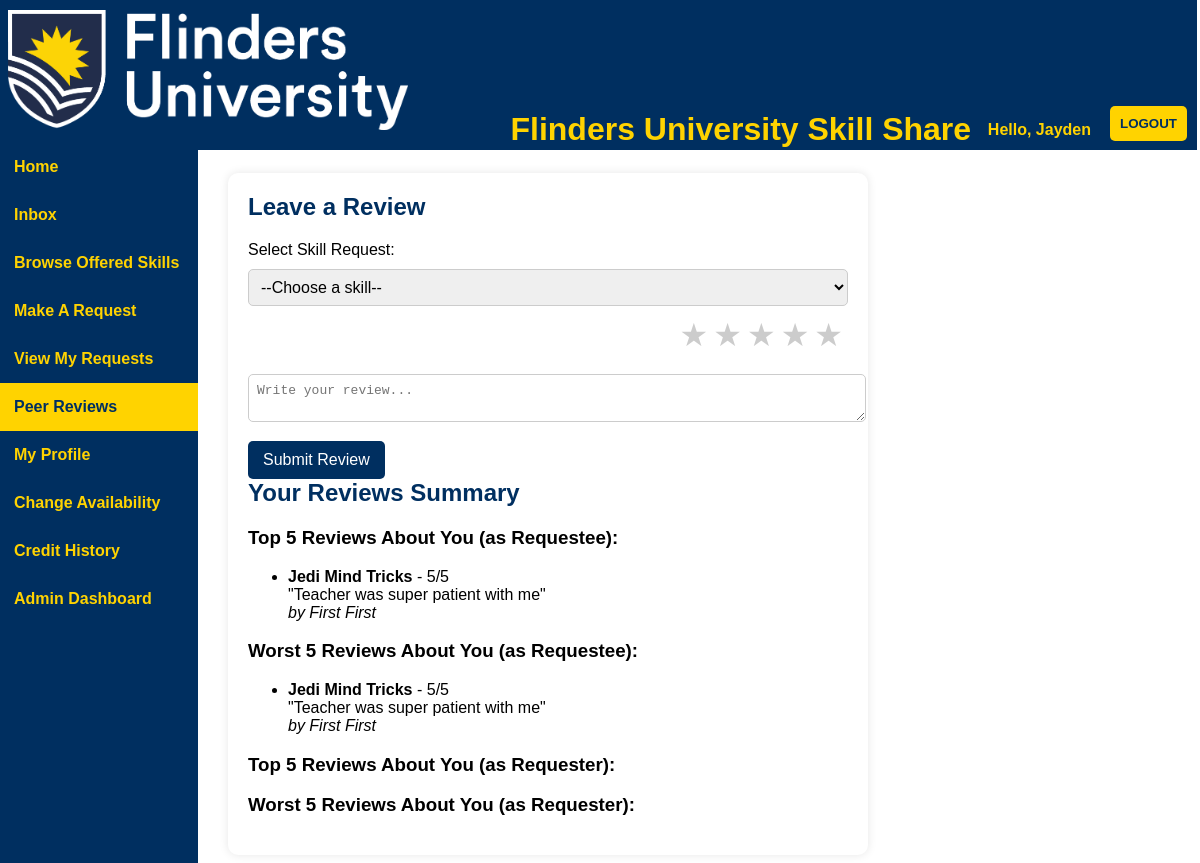
Screenshot of /Webpages/PeerFeedback.php (signed in) with the database file from the repository.
### tables this page shows
CREATE TABLE `userdata`
(
    `id`             int(11) PRIMARY KEY AUTO_INCREMENT,
    `email`          varchar(45)          NOT NULL,
    `firstName`      varchar(80)          NOT NULL,
    `lastName`       varchar(80)          NOT NULL,
    `password`       varchar(255)         NOT NULL,
    `imageName`      varchar(255)         NOT NULL DEFAULT 'default-avatar.jpg',
    `imagePath`      varchar(255)         NOT NULL DEFAULT '../userProfilePictures/default-avatar.jpg',
    `academicYear`   tinyint(3)           NOT NULL DEFAULT 1,
    `credits`        smallint(4) UNSIGNED NOT NULL DEFAULT 10,
    `college`        varchar(60)          NOT NULL DEFAULT '',
    `bio`            varchar(255)         NOT NULL DEFAULT '',
    `availability`   varchar(255)                  DEFAULT NULL,
    `last_active`    date                          DEFAULT '2025-01-01',
    `Suspended`      tinyint(1)           NOT NULL DEFAULT 0,
    `suspendedUntil` date                          DEFAULT NULL,
    `Deleted`        tinyint(1)           NOT NULL DEFAULT 0,
    `admin`          tinyint(1)           NOT NULL DEFAULT 0
) AUTO_INCREMENT = 9;

CREATE TABLE `reviews`
(
    `id`      int(45)     NOT NULL,
    `user`    varchar(45) NOT NULL,
    `product` varchar(45) NOT NULL,
    `rating`  int(45)     NOT NULL,
    `review`  varchar(45) NOT NULL
);

CREATE TABLE `requestbox`
(
    `id`                 int(45) PRIMARY KEY AUTO_INCREMENT,
    `skillName`          varchar(255) NOT NULL,
    `message`            varchar(255) NOT NULL,
    `credits`            int(5)       NOT NULL,
    `requestee`          varchar(60)  NOT NULL,
    `requester`          varchar(60)  NOT NULL,
    `proposedDate`       datetime     NOT NULL,
    `created`            datetime     NOT NULL,
    `requesteeAgreed`    tinyint(1)   NOT NULL DEFAULT 0,
    `requesterAgreed`    tinyint(1)   NOT NULL DEFAULT 0,
    `requesterConfirmed` tinyint(1)   NOT NULL DEFAULT 0,
    `requesteeConfirmed` tinyint(1)   NOT NULL DEFAULT 0,
    `creditsReleased`    tinyint(1)   NOT NULL DEFAULT 0
) AUTO_INCREMENT = 4;

### src/Webpages/PeerFeedback.php (the view, shortened to what this page needs)
<?php
include '../inc/dbconn.inc.php';
$id = $_SESSION['id'];
$getUserDataStmt = $conn->prepare('SELECT credits, firstName, email, imagePath FROM userdata WHERE id = ?');
$getUserDataStmt->bind_param('i', $id);
$getUserDataStmt->execute();
$userData = $getUserDataStmt->get_result()->fetch_assoc();
$firstName   = $userData['firstName'] ?? '';
$getUserAdminStmt = $conn->prepare('SELECT admin FROM userdata WHERE id=?');
$getUserAdminStmt->bind_param('i', $id);
$getUserAdminStmt->execute();
$getUserAdmin = $getUserAdminStmt->get_result()->fetch_assoc()['admin'];
$reviewsAboutYouAsRequestee = [];
$res = $conn->query("
    SELECT reviews.rating, reviews.review, reviews.user, userdata.firstName, userdata.lastName, requestbox.skillName
    FROM reviews
    INNER JOIN requestbox ON reviews.id = requestbox.id
    INNER JOIN userdata ON reviews.user = userdata.id
    WHERE requestbox.requestee = $id
      AND reviews.user != $id
");
while ($row = $res->fetch_assoc()) {
    $reviewsAboutYouAsRequestee[] = $row;
}
usort($reviewsAboutYouAsRequestee, function($a, $b) {
    return $b['rating'] <=> $a['rating'];
});
$top5Requestee = array_slice($reviewsAboutYouAsRequestee, 0, 5);
usort($reviewsAboutYouAsRequestee, function($a, $b) {
    return $a['rating'] <=> $b['rating'];
});
$bottom5Requestee = array_slice($reviewsAboutYouAsRequestee, 0, 5);
?>
<!DOCTYPE html>
<html lang="en">
<head>
<link rel="stylesheet" href="PeerFeedback.css">
</head>
<body>
  <div id="topBanner">
    <div id="flindersLogo">
      <img id="imgLogo" src="./images/Logo_Flinders_white.png" alt="Logo for Flinders University">
    </div>
    <div id="title">
      <header>
        <h1>Flinders University Skill Share</h1>
      </header>
    </div>
    <div id="UserDetails">
      <h4>Hello, <?php echo htmlspecialchars($firstName); ?></h4>
    </div>
    <div id="logoutButton">
      <input id="logButton" type="button" onclick="location.href='./loginPages/logout.php';" value="Logout"/>
    </div>
  </div>
<div id="sideBar">
    <ul class="sidebar">
            <li> <a href="./student-homepage.php">Home</a> </li>
            <li> <a href="./inbox.php"> Inbox</a> </li>
            <li> <a href="./browsePage.php"> Browse Offered Skills</a> </li>
            <li> <a href="./requests.php"> Make A Request</a> </li>
            <li> <a href="./myRequests.php">View My Requests</a> </li>
            <li> <a class="active" href="./PeerFeedback.php">Peer Reviews</a> </li>
            <li> <a href="./studentProfile.php">My Profile</a> </li>
            <li> <a href="./changeAvailability.php">Change Availability</a> </li>
            <li> <a href="./creditHistory.php">Credit History</a> </li>
            <?php if ($getUserAdmin == 1) echo '<li> <a href="./admin-pages/admin-dashboard.html">Admin Dashboard</a> </li>' ?>
    </ul>
  </div>
  <div class="review-container">
    <h2>Leave a Review</h2>
    <form method="post">
        <label for="skill">Select Skill Request:</label>
        <select name="skill" id="skill" required>
            <option value="">--Choose a skill--</option>
        </select>
        <div class="star-rating">
            <input type="radio" name="rating" id="star5" value="5"><label for="star5">&#9733;</label>
            <input type="radio" name="rating" id="star4" value="4"><label for="star4">&#9733;</label>
            <input type="radio" name="rating" id="star3" value="3"><label for="star3">&#9733;</label>
            <input type="radio" name="rating" id="star2" value="2"><label for="star2">&#9733;</label>
            <input type="radio" name="rating" id="star1" value="1"><label for="star1">&#9733;</label>
        </div>
        <textarea name="review" placeholder="Write your review..." required></textarea>
        <button type="submit">Submit Review</button>
    </form>
    <h2>Your Reviews Summary</h2>
<h3>Top 5 Reviews About You (as Requestee):</h3>
<ul>
<?php foreach ($top5Requestee as $review): ?>
    <li>
        <strong><?php echo htmlspecialchars($review['skillName']); ?></strong> -
        <?php echo htmlspecialchars($review['rating']); ?>/5<br>
        "<?php echo htmlspecialchars($review['review']); ?>"<br>
        <em>by <?php echo htmlspecialchars($review['firstName'] . ' ' . $review['lastName']); ?></em>
    </li>
<?php endforeach; ?>
</ul>
<h3>Worst 5 Reviews About You (as Requestee):</h3>
<ul>
<?php foreach ($bottom5Requestee as $review): ?>
    <li>
        <strong><?php echo htmlspecialchars($review['skillName']); ?></strong> -
        <?php echo htmlspecialchars($review['rating']); ?>/5<br>
        "<?php echo htmlspecialchars($review['review']); ?>"<br>
        <em>by <?php echo htmlspecialchars($review['firstName'] . ' ' . $review['lastName']); ?></em>
    </li>
<?php endforeach; ?>
</ul>
<h3>Top 5 Reviews About You (as Requester):</h3>
<h3>Worst 5 Reviews About You (as Requester):</h3>
  </div>
</body>
</html>

### src/Webpages/PeerFeedback.css (style rules this page uses)
body { font-family: Helvetica, Arial, sans-serif; }
#topBanner { background-color: #002F60; color: #000000; padding: 10px 5px 10px 10px; text-align: center; align-items: center; justify-content: left; display: block; margin-top: -15px; margin-left: -10px; width: 100%; height: 100vh; max-height: 130px; position: sticky; top: 0; }
#flindersLogo { display: block; float: left; }
#imgLogo { height: 120px; width: 400px; }
#title { width: 90%; text-align: center; color: #ffD300; padding-top: 80px; }
#UserDetails { position: absolute; top: 100px; right: 106px; color: #ffD300; }
#logoutButton { position: absolute; right: 10px; top: 106px; align-items: center; }
#logButton { background-color: #ffD300; padding: 10px 10px; font-weight: bold; text-transform: uppercase; color: #002F60; border: none; border-radius: 5px; cursor: pointer; }
.sidebar { list-style-type: none; margin-left: -10px; margin-top: 0; padding: 0; width: 200px; background-color: #002F60; height: 100vh; position: fixed; overflow: auto; }
.sidebar a { display: block; color: #ffD300; padding: 15px 16px; text-decoration: none; font-weight: bold; }
.sidebar .active { background-color: #ffD300; color: #002F60; }
.review-container { max-width: 600px; margin-left: 220px; margin-top: 30px; padding: 20px; background-color: white; border-radius: 10px; box-shadow: 0px 0px 10px rgba(0,0,0,0.1); }
.review-container h2 { margin-top: 0; color: #002F60; }
.review-container select, .review-container textarea { width: 100%; margin-top: 10px; padding: 8px; border-radius: 5px; border: 1px solid #ccc; font-size: 1em; }
.review-container button { margin-top: 15px; padding: 10px 15px; background-color: #002F60; color: #fff; border: none; border-radius: 5px; cursor: pointer; font-size: 1em; transition: background-color 0.2s; }
.star-rating { display: flex; flex-direction: row-reverse; justify-content: flex-start; font-size: 2em; margin: 10px 0; }
.star-rating label { color: #ccc; cursor: pointer; transition: color 0.2s; margin-right: 5px; }

### rows the page displays
userdata: firstName "Jayden"
reviews: requestbox.skillName "Jedi Mind Tricks", rating "5", review "Teacher was super patient with me", userdata.firstName+lastName "First First"
